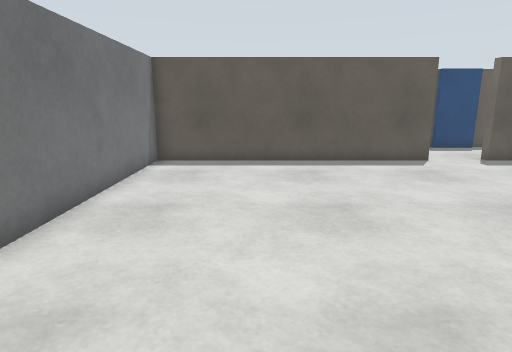
view 1 (above)

13 first-person views from a walk through a Gazebo world. The camera is 1.1 m above the floor, tilts 12° down and sees 75° across. The floor is counted in squares, 0.5 m on a side. Each view is taken from the middle of a square. On the plan, view 1 faces up. The plan holds only what a view shows up to about 19 squares ahead; the rest is blank. The place goes on beyond the plan.

view 2
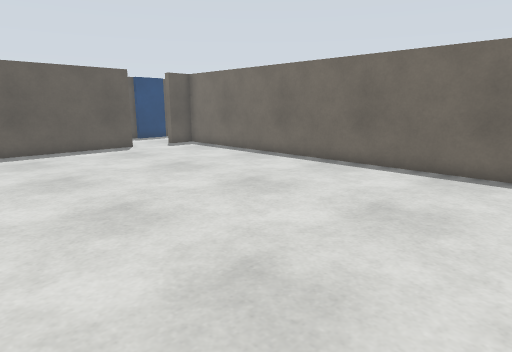

view 3
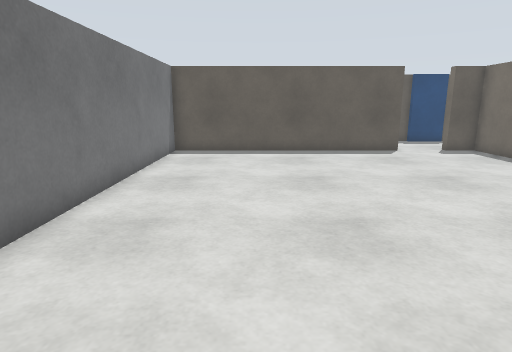

view 4
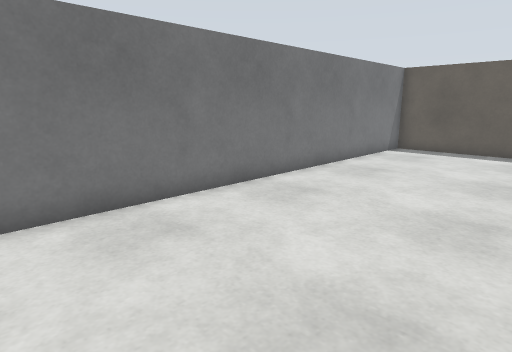

view 5
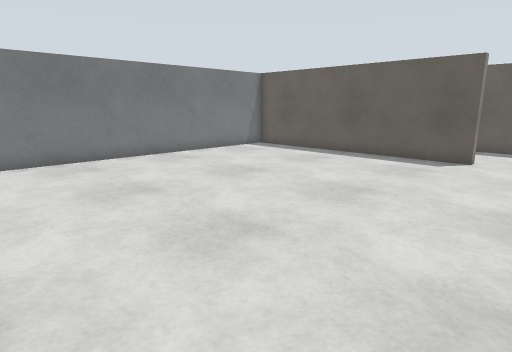

view 6
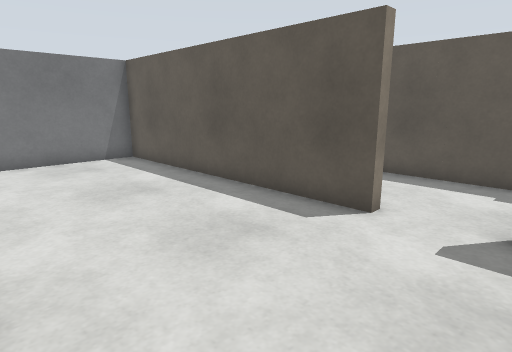

view 7
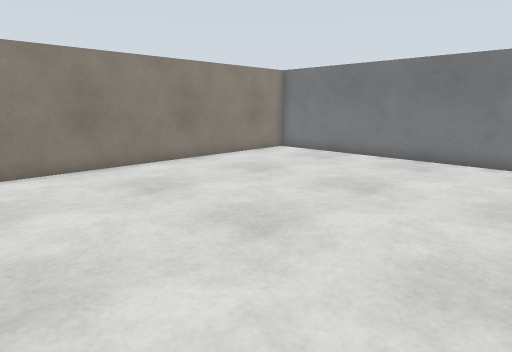

view 8
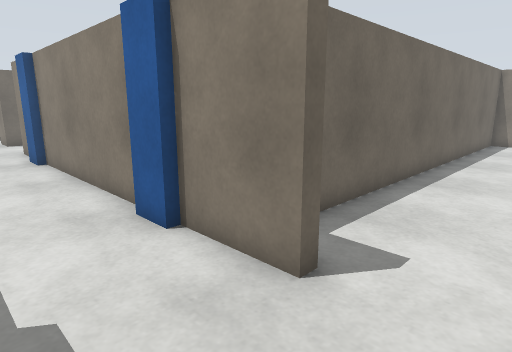

view 9
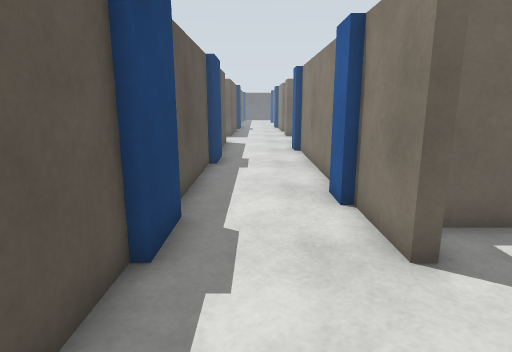

view 10
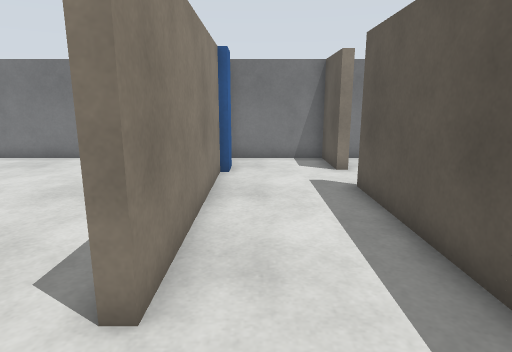

view 11
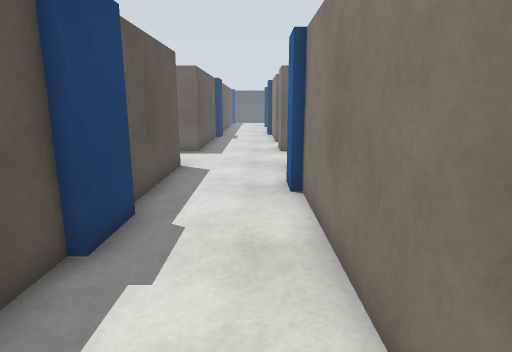

view 12
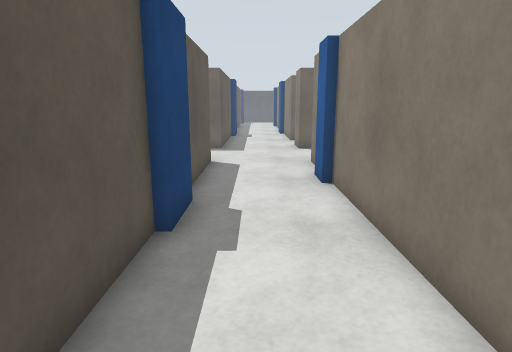

view 13
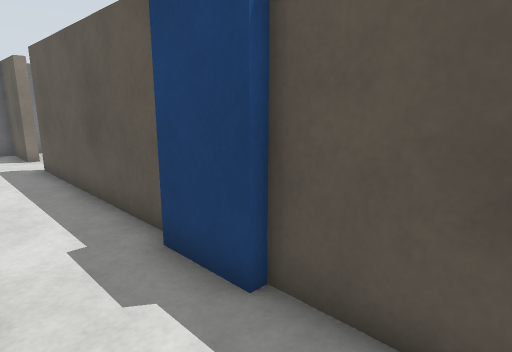

### Floor plan
Points are (right, up) in squares from view 1. A wall is a line through its corners. A room is listed if a view was taken in it or the views show most of it. See-through windows are left out.
Room 1 (views 1, 2, 3, 4, 5, 6, 7)
walls: (7, 13.4) (-4, 13.4) (-4, -5) (10.8, -5) (10.8, 12.5)
ways out: opening at (9, 13.5) to room 2
Room 2 (views 8, 9, 10, 11, 12, 13)
walls: (10.8, 13.8) (12.2, 13.8); (9.5, 17.8) (1, 17.8); (10.8, 12.5) (10.8, 13.5); (14, 13.8) (21.5, 13.8); (17.5, 17.8) (11.4, 17.8); (-1, 13.8) (7, 13.8) (7, 13.4); (24.9, 17.8) (20.4, 17.8); (-4, 18.4) (-4, 13.9)
ways out: opening at (9, 13.5) to room 1; opening at (-1, 18); opening at (25.5, 13.5); opening at (26, 18)
objects: beige box (-3, 18) to (-1, 18); blue box (-2, 14); beige box (10, 13) to (10, 14); blue box (10, 17) to (11, 18); blue box (13, 14); blue box (18, 17) to (19, 18); blue box (22, 14); beige box (25, 11) to (25, 14)

Where each view was taken, in squares from view 1:
view 1: 0 up, 0 right, facing up
view 2: 4 down, 1 left, facing up-right
view 3: 3 down, 0 right, facing up
view 4: 4 down, 3 right, facing up-left
view 5: 1 down, 10 right, facing up-left
view 6: 7 up, 10 right, facing up-left
view 7: 7 up, 10 right, facing down-left
view 8: 17 up, 7 right, facing down-right
view 9: 16 up, 5 right, facing right
view 10: 15 up, 10 right, facing left
view 11: 15 up, 13 right, facing right
view 12: 16 up, 12 right, facing right
view 13: 15 up, 14 right, facing up-left
